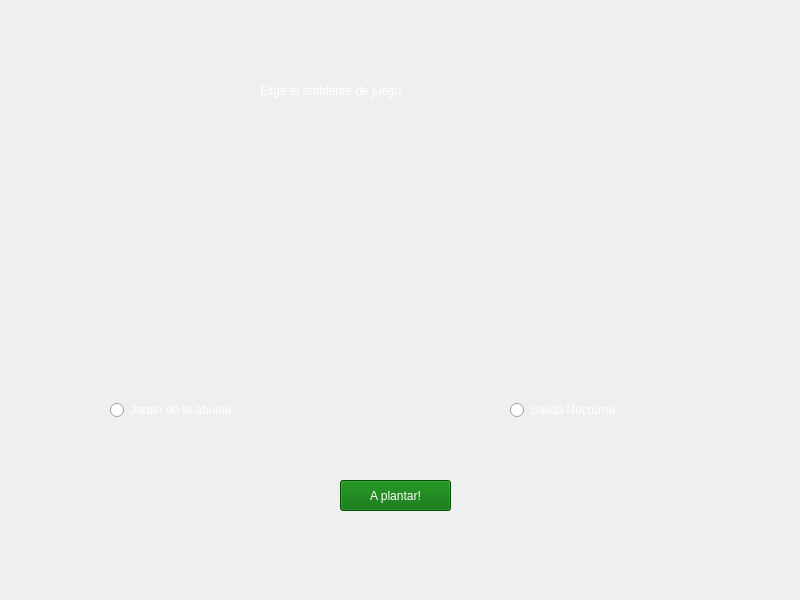
<?xml version="1.0" encoding="UTF-8"?>
<ui version="4.0">
 <class>MainWindow</class>
 <widget class="QMainWindow" name="MainWindow">
  <property name="geometry">
   <rect>
    <x>0</x>
    <y>0</y>
    <width>800</width>
    <height>600</height>
   </rect>
  </property>
  <property name="minimumSize">
   <size>
    <width>800</width>
    <height>600</height>
   </size>
  </property>
  <property name="maximumSize">
   <size>
    <width>800</width>
    <height>600</height>
   </size>
  </property>
  <property name="windowTitle">
   <string>Ventana Principal</string>
  </property>
  <widget class="QWidget" name="centralwidget">
   <widget class="QLabel" name="fondo">
    <property name="geometry">
     <rect>
      <x>0</x>
      <y>0</y>
      <width>801</width>
      <height>621</height>
     </rect>
    </property>
    <property name="text">
     <string/>
    </property>
    <property name="pixmap">
     <pixmap>../sprites/Fondos/fondoMenu.png</pixmap>
    </property>
    <property name="scaledContents">
     <bool>true</bool>
    </property>
   </widget>
   <widget class="QLabel" name="titulo">
    <property name="geometry">
     <rect>
      <x>260</x>
      <y>60</y>
      <width>301</width>
      <height>61</height>
     </rect>
    </property>
    <property name="styleSheet">
     <string notr="true">color: rgb(255, 255, 255);
font: 87 12pt &quot;Arial Black&quot;;</string>
    </property>
    <property name="text">
     <string>Elige el ambiente de juego</string>
    </property>
   </widget>
   <widget class="QLabel" name="fondo_diurno">
    <property name="geometry">
     <rect>
      <x>20</x>
      <y>130</y>
      <width>371</width>
      <height>261</height>
     </rect>
    </property>
    <property name="text">
     <string/>
    </property>
    <property name="pixmap">
     <pixmap>../sprites/Fondos/jardinAbuela.png</pixmap>
    </property>
    <property name="scaledContents">
     <bool>true</bool>
    </property>
   </widget>
   <widget class="QLabel" name="fondo_nocturno">
    <property name="geometry">
     <rect>
      <x>410</x>
      <y>130</y>
      <width>371</width>
      <height>261</height>
     </rect>
    </property>
    <property name="text">
     <string/>
    </property>
    <property name="pixmap">
     <pixmap>../sprites/Fondos/salidaNocturna.png</pixmap>
    </property>
    <property name="scaledContents">
     <bool>true</bool>
    </property>
   </widget>
   <widget class="QRadioButton" name="boton_diurno">
    <property name="geometry">
     <rect>
      <x>110</x>
      <y>400</y>
      <width>251</width>
      <height>20</height>
     </rect>
    </property>
    <property name="styleSheet">
     <string notr="true">color: rgb(255, 255, 255);
font: 87 9pt &quot;Arial Black&quot;;</string>
    </property>
    <property name="text">
     <string>Jardin de la abuela</string>
    </property>
   </widget>
   <widget class="QRadioButton" name="boton_nocturno">
    <property name="geometry">
     <rect>
      <x>510</x>
      <y>400</y>
      <width>251</width>
      <height>20</height>
     </rect>
    </property>
    <property name="styleSheet">
     <string notr="true">color: rgb(255, 255, 255);
font: 87 9pt &quot;Arial Black&quot;;</string>
    </property>
    <property name="text">
     <string>Salida Nocturna</string>
    </property>
   </widget>
   <widget class="QPushButton" name="boton_iniciar">
    <property name="geometry">
     <rect>
      <x>340</x>
      <y>480</y>
      <width>111</width>
      <height>31</height>
     </rect>
    </property>
    <property name="styleSheet">
     <string notr="true">color: rgb(255, 255, 255);
font: 87 9pt &quot;Arial Black&quot;;
background-color: rgb(0, 107, 0);</string>
    </property>
    <property name="text">
     <string>A plantar!</string>
    </property>
   </widget>
   <widget class="QLabel" name="crazy_cruz">
    <property name="geometry">
     <rect>
      <x>450</x>
      <y>450</y>
      <width>161</width>
      <height>151</height>
     </rect>
    </property>
    <property name="text">
     <string/>
    </property>
    <property name="pixmap">
     <pixmap>../sprites/CrazyRuz/crazyCruz.png</pixmap>
    </property>
    <property name="scaledContents">
     <bool>true</bool>
    </property>
   </widget>
  </widget>
 </widget>
 <resources/>
 <connections/>
</ui>
